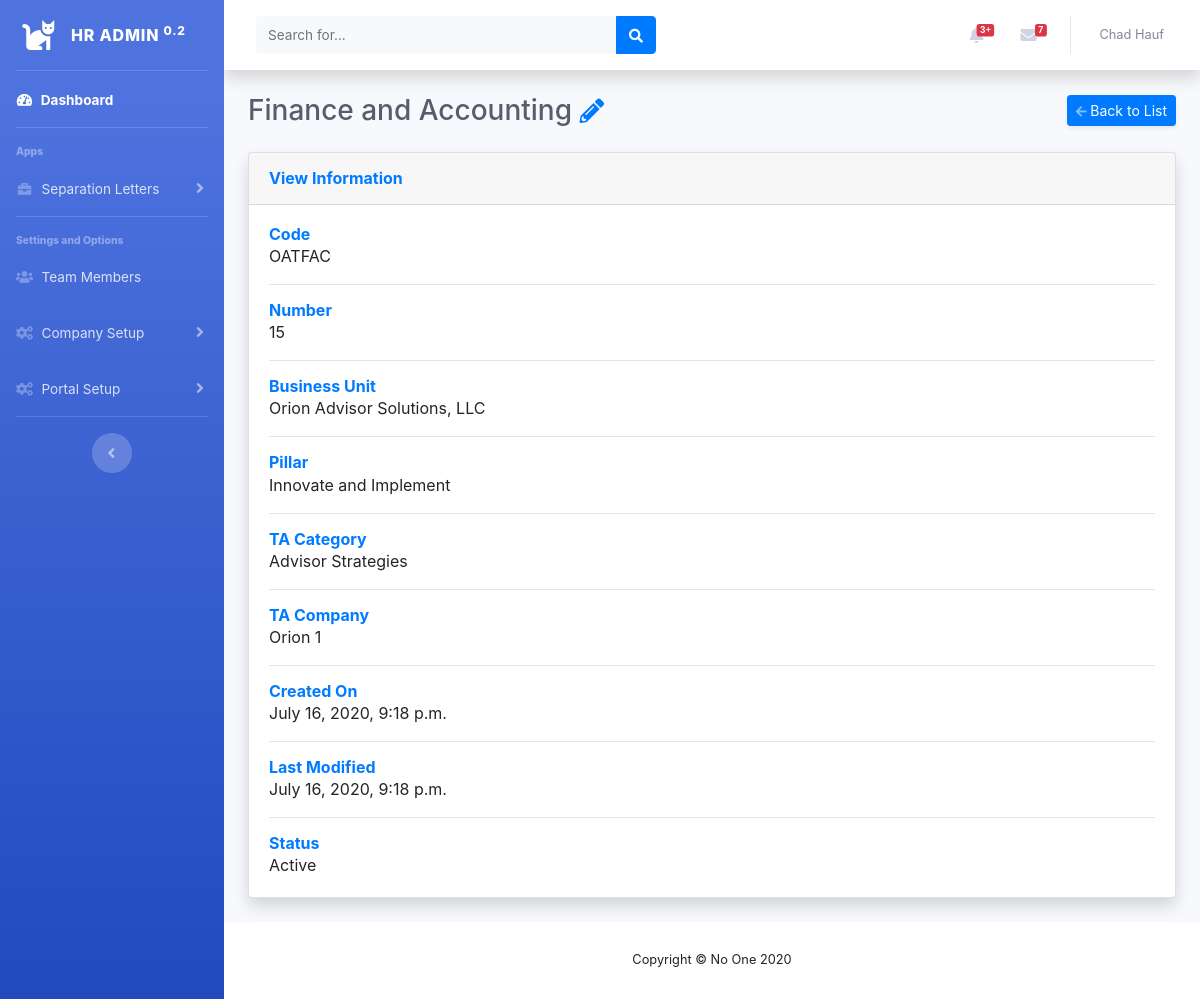
The page /homedepartment/4/ on the database its author committed.
### hr_web_app/models.py (models this page shows, shortened)
class HomeDepartment(models.Model):
    code = models.CharField(max_length=6, unique=True, verbose_name='Home Department Code')
    name = models.CharField(max_length=50, verbose_name='Home Department Name')
    number = models.IntegerField()
    businessunit = models.ForeignKey(BusinessUnit, on_delete=models.PROTECT)
    date_added = models.DateTimeField(auto_now_add=True)
    date_modified = models.DateTimeField(auto_now=True)
    PILLAR_LIST = (
        ('i', 'Innovate and Implement'),
        ('g', 'Growth'),
    )
    pillar = models.CharField(
        max_length=1,
        choices=PILLAR_LIST,
        verbose_name='Company Pillar',
    )
    TA_CATEGORY_LIST = (
        ('a', 'Advisor Strategies'),
        ('c', 'Corporate Support'),
    )
    ta_category = models.CharField(
        max_length=1,
        choices=TA_CATEGORY_LIST,
        verbose_name='TA Category',
    )
    TA_COMPANY_LIST = (
        ('o', 'Orion 1'),
        ('r', 'Orion 2'),
    )
    ta_company = models.CharField(
        max_length=1,
        choices=TA_COMPANY_LIST,
        verbose_name='TA Company'
    )
    HD_STATUS = (
        ('a', 'Active'),
        ('i', 'Inactive'),
    )
    status = models.CharField(
        max_length=1,
        choices=HD_STATUS,
        default='a',
        verbose_name='Home Department Status',
    )
    class Meta:
        ordering = ['name']

class BusinessUnit(models.Model):
    code = models.CharField(max_length=3, unique=True, verbose_name='Business Unit Code')
    name = models.CharField(max_length=50, verbose_name='Business Unit Name')
    payrollcompany = models.ForeignKey(PayrollCompany, on_delete=models.PROTECT)
    date_added = models.DateTimeField(auto_now_add=True)
    date_modified = models.DateTimeField(auto_now=True)
    BU_STATUS = (
        ('a', 'Active'),
        ('i', 'Inactive'),
    )
    status = models.CharField(
        max_length=1,
        choices=BU_STATUS,
        default='a',
        verbose_name='Business Unit Status'
    )
    class Meta:
        ordering = ['name']
    def __str__(self):
        return self.name

### hr_web_app/views.py (the view)
# urls.py: path('homedepartment/<int:homedepartment_id>/', views.view_homedepartment, name='view_homedepartment'),
def view_homedepartment(request, homedepartment_id):
    homedepartment = HomeDepartment.objects.get(id=homedepartment_id)
    context = {'homedepartment': homedepartment}
    return render(request, 'hr_web_app/homedepartment/view_homedepartment.html', context)

### hr_web_app/templates/hr_web_app/homedepartment/view_homedepartment.html
{% extends "hr_web_app/base.html" %}
{% load static %}
{% block header %}
<div class="d-sm-flex align-items-center justify-content-between mb-4">
    <h1 class="h3 mb-0 text-gray-800">
        {{ homedepartment.name }}
        <a href="{% url 'hr_web_app:edit_homedepartment' homedepartment.id %}"><i class="fas fa-pencil-alt fa-sm"></i></a>
    </h1>
    <a href="{% url 'hr_web_app:homedepartment' %}" class="d-none d-sm-inline-block btn btn-sm btn-primary shadow-sm"><i class="fas fa-arrow-left fa-sm text-white-50"></i> Back to List</a>
</div>
{% endblock %}
{% block page_content %}
<div class="card shadow mb-4">
    <div class="card-header py-3">
        <h6 class="m-0 font-weight-bold text-primary">View Information</h6>
    </div>
    <div class="card-body">
        <h6 class="m-0 font-weight-bold text-primary">Code</h6>
        {{ homedepartment.code }}
        <hr>
        <h6 class="m-0 font-weight-bold text-primary">Number</h6>
        {{ homedepartment.number }}
        <hr>
        <h6 class="m-0 font-weight-bold text-primary">Business Unit</h6>
        {{ homedepartment.businessunit }}
        <hr>
        <h6 class="m-0 font-weight-bold text-primary">Pillar</h6>
        {{ homedepartment.get_pillar_display }}
        <hr>
        <h6 class="m-0 font-weight-bold text-primary">TA Category</h6>
        {{ homedepartment.get_ta_category_display }}
        <hr>
        <h6 class="m-0 font-weight-bold text-primary">TA Company</h6>
        {{ homedepartment.get_ta_company_display }}
        <hr>
        <h6 class="m-0 font-weight-bold text-primary">Created On</h6>
        {{ homedepartment.date_added }}
        <hr>
        <h6 class="m-0 font-weight-bold text-primary">Last Modified</h6>
        {{ homedepartment.date_modified }}
        <hr>
        <h6 class="m-0 font-weight-bold text-primary">Status</h6>
        {{ homedepartment.get_status_display }}
    </div>
</div>
{% endblock %}

### rows shown on the page
HomeDepartment: name "Finance and Accounting", code "OATFAC", number "15", businessunit "Orion Advisor Solutions, LLC", pillar "Innovate and Implement", ta_category "Advisor Strategies", ta_company "Orion 1", date_added "July 16, 2020, 9:18 p.m.", date_modified "July 16, 2020, 9:18 p.m.", status "Active"
